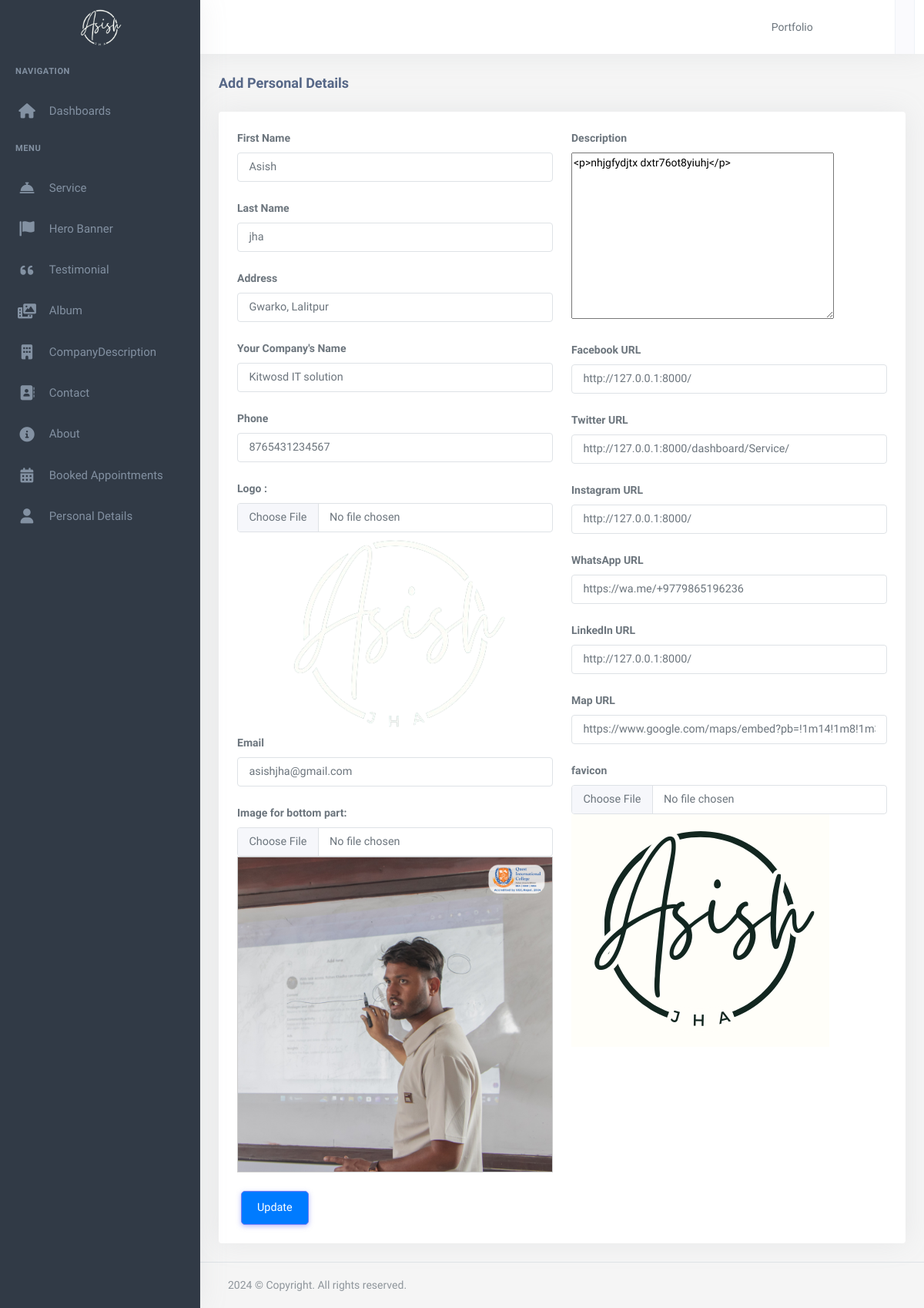
Before: /dashboard/add/personalDetails with the older database file.
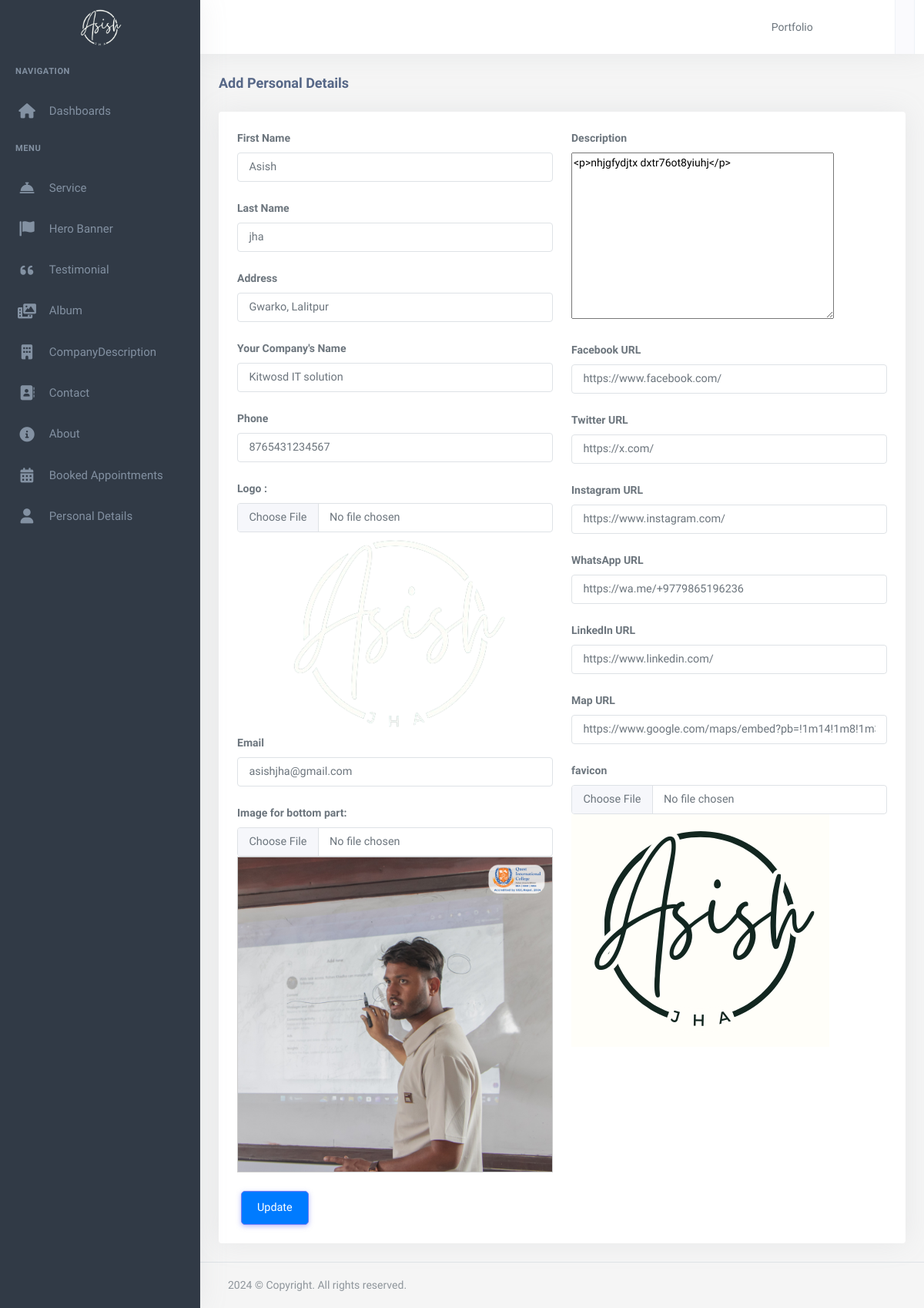
After: the same page with the newer database file.
### app/models.py (models this page shows, shortened)
class PersonalDetail(models.Model):
    firstName = models.CharField(max_length=50)
    lastName = models.CharField(max_length=50)
    email = models.EmailField()
    logo = models.FileField(upload_to="logo")
    phone = models.CharField(max_length=20)
    address = models.CharField(max_length=50)
    facebookUrl = models.URLField()
    twiterUrl = models.URLField()
    instagramUrl = models.URLField()
    whatsappUrl = models.URLField()
    linkedinUrl = models.URLField()
    description = RichTextField()
    companyName = models.CharField(max_length=200)
    image = models.FileField(upload_to="smallImage")
    favicon = models.FileField(upload_to="Favicon")
    mapUrl = models.URLField()
    class Meta:
        ordering = ['-id']

### app2/views.py (the view)
# urls.py: path('add/personalDetails',views.PersonalDetails, name='add_PersonalDetails'),
def PersonalDetails(request):
    instance = None
    try:
        if id:
            instance = PersonalDetail.objects.first()
    except Exception as e:
        messages.warning(request, 'An error occurred while retrieving the PersonalDetail.')
        return redirect('dashboard:add_PersonalDetails')
    if request.method == 'POST':
        form = PersonalDetailForm(request.POST, request.FILES, instance=instance)
        if form.is_valid():
            form.save()
            if instance:  # Edit operation
                messages.success(request, 'PersonalDetail edited successfully.')
                return redirect('dashboard:add_PersonalDetails')  # Redirect to the edited PersonalDetail's details page
            else:  # Add operation
                messages.success(request, 'PersonalDetail added successfully.')
                return redirect('dashboard:add_PersonalDetails')  # Redirect to the page for adding new PersonalDetail
        else:
            messages.warning(request, 'Form is not valid. Please correct the errors.')
    else:
        form = PersonalDetailForm(instance=instance)
    context = {'form': form, 'instance': instance}
    return render(request, 'app2/create_PersonalDetails.html', context)

### app2/forms.py
class PersonalDetailForm(forms.ModelForm):
    class Meta:
        model = PersonalDetail
        fields = '__all__'

### app/context_processor.py (called while the page is built)
def personaldetail(request):
    personaldetail= PersonalDetail.objects.first()
    return{
        'personaldetail':personaldetail
    }

### app2/templates/app2/create_PersonalDetails.html (shortened to what the changed rows need)
{% extends 'app2/base.html' %}
{% load static %}
{% block body %}
            <div class="content-page">
                <div class="content">
                    <div class="container-fluid">
                        <div class="row">
                            <div class="col-12">
                                <div class="card">
                                    <div class="card-body">
                                       <form method="post" enctype="multipart/form-data" action="{% if instance %}{% url 'dashboard:add_PersonalDetails'  %}{% else %}{% url 'dashboard:add_PersonalDetails' %}{% endif %}" >
                                       <div class="row">
                                          <div class="col-xl-6">
                                            <div class="mb-3">
                                                <label class="form-label">First Name</label>
                                                <input type="text" name="{{ form.firstName.name }}" id="{{ form.firstName.id_for_label }}" class="form-control"
                                                value="{% if instance %}{{ instance.firstName }}{% endif %}" placeholder="Enter firstName" required>
                                            </div>
                                          <div class="mb-3">
                                             <label class="form-label">Last Name</label>
                                             <input type="text" name="{{ form.lastName.name }}" id="{{ form.lastName.id_for_label }}" class="form-control"
                                             value="{% if instance %}{{ instance.lastName }}{% endif %}" placeholder="Enter lastName" required>
                                          </div>
                                          <div class="mb-3">
                                            <label class="form-label">Address</label>
                                            <input type="text" name="{{ form.address.name }}" id="{{ form.address.id_for_label }}" class="form-control"
                                            value="{% if instance %}{{ instance.address }}{% endif %}" placeholder="Enter address" required>
                                         </div>
                                         <div class="mb-3">
                                            <label class="form-label">Your Company's Name</label>
                                            <input type="text" name="{{ form.companyName.name }}" id="{{ form.companyName.id_for_label }}" class="form-control"
                                            value="{% if instance %}{{ instance.companyName }}{% endif %}" placeholder="Enter companyName" required>
                                         </div>
                                         <div class="mb-3">
                                            <label class="form-label">Phone</label>
                                            <input type="text" name="{{ form.phone.name }}" id="{{ form.phone.id_for_label }}" class="form-control"
                                            value="{% if instance %}{{ instance.phone }}{% endif %}" placeholder="Enter phone number" required>
                                         </div>
                                           <div class="mb-3">
                                            <div id="logoContainer" style="width:auto; height:auto;">
                                                <img class="img-fluid" id="logoPreview" src="{% if instance %}{{ instance.logo.url }}{% endif %}" alt="" >
                                            </div>
                                            <div class="mb-3">
                                                <label class="form-label">Email</label>
                                                <input type="email" name="{{ form.email.name }}" id="{{ form.email.id_for_label }}" class="form-control"
                                                value="{% if instance %}{{ instance.email }}{% endif %}" placeholder="Enter email" required>
                                            </div>
                                            <div class="mb-3">
                                                <div id="imageContainer" style="width:auto; height:auto;">
                                                    <img class="img-fluid" id="imagePreview" src="{% if instance %}{{ instance.image.url }}{% endif %}" alt="" >
                                                </div>
                                            </div>
                                        </div>
                                        </div>
                                        <div class="col-xl-6">
                                            <div class="mb-3">
                                                <label class="form-label">Description</label>
                                               {{form.description}}
                                             </div>
                                            <div class="mb-3">
                                                <label class="form-label">Facebook URL</label>
                                                <input type="url" name="{{ form.facebookUrl.name }}" id="{{ form.facebookUrl.id_for_label }}" class="form-control"
                                                value="{% if instance %}{{ instance.facebookUrl }}{% endif %}" placeholder="Enter facebookUrl" required>
                                             </div>
                                             <div class="mb-3">
                                                <label class="form-label">Twitter URL</label>
                                                <input type="url" name="{{ form.twiterUrl.name }}" id="{{ form.twiterUrl.id_for_label }}" class="form-control"
                                                value="{% if instance %}{{ instance.twiterUrl }}{% endif %}" placeholder="Enter twiterUrl" required>
                                             </div>
                                             <div class="mb-3">
                                                <label class="form-label">Instagram URL</label>
                                                <input type="url" name="{{ form.instagramUrl.name }}" id="{{ form.instagramUrl.id_for_label }}" class="form-control"
                                                value="{% if instance %}{{ instance.instagramUrl }}{% endif %}" placeholder="Enter instagramUrl" required>
                                             </div>
                                             <div class="mb-3">
                                                <label class="form-label">WhatsApp URL</label>
                                                <input type="url" name="{{ form.whatsappUrl.name }}" id="{{ form.whatsappUrl.id_for_label }}" class="form-control"
                                                value="{% if instance %}{{ instance.whatsappUrl }}{% endif %}" placeholder="Enter whatsappUrl" required>
                                             </div>
                                             <div class="mb-3">
                                                <label class="form-label">LinkedIn URL</label>
                                                <input type="url" name="{{ form.linkedinUrl.name }}" id="{{ form.linkedinUrl.id_for_label }}" class="form-control"
                                                value="{% if instance %}{{ instance.linkedinUrl }}{% endif %}" placeholder="Enter linkedinUrl" required>
                                             </div>
                                            <div class="mb-3">
                                                <label class="form-label">Map URL</label>
                                                <input type="url" name="{{ form.mapUrl.name }}" id="{{ form.mapUrl.id_for_label }}" class="form-control"
                                                value="{% if instance %}{{ instance.mapUrl }}{% endif %}" placeholder="Enter mapUrl" required>
                                            </div>
                                            <div class="mb-3">
                                                <div id="faviconContainer" style="width:auto; height:auto;">
                                                    <img class="img-fluid" id="faviconPreview" src="{% if instance %}{{ instance.favicon.url }}{% endif %}" alt="" >
                                                </div>
                                            </div>
                                        </div>
                                       </div>
                                       </form>
                    </div>
                </div>
        {% endblock %}

### app2/templates/app2/base.html (shortened to what the changed rows need)
{% load static %}
<!DOCTYPE html>
<html lang="en">
    <head>
        <link rel="stylesheet" href="{% static 'app2/assets/vendor/jquery-toast-plugin/jquery.toast.min.css'%}">
        <link href="{% static 'app2/assets/css/app-saas.min.css'%}" rel="stylesheet" type="text/css" id="app-style" />
        <link href="{% static 'app2/assets/css/icons.min.css'%}" rel="stylesheet" type="text/css" />
        <link rel="stylesheet" href="https://cdnjs.cloudflare.com/ajax/libs/font-awesome/6.0.0-beta3/css/all.min.css">
        <link rel="stylesheet" href="https://cdnjs.cloudflare.com/ajax/libs/font-awesome/6.0.0-beta3/css/all.min.css">
        <link rel="stylesheet" href="https://cdnjs.cloudflare.com/ajax/libs/font-awesome/6.0.0-beta3/css/all.min.css">
        <link href="{% static 'app2/assets/vendor/bootstrap-datepicker/css/bootstrap-datepicker.min.css'%}" rel="stylesheet" type="text/css" />
        <link href="{% static 'app2/assets/vendor/select2/css/select2.min.css'%}" rel="stylesheet" type="text/css" />
        <link href="{% static 'app2/assets/vendor/datatables.net-bs5/css/dataTables.bootstrap5.min.css'%}" rel="stylesheet" type="text/css" />
        <link href="{% static 'app2/assets/vendor/datatables.net-responsive-bs5/css/responsive.bootstrap5.min.css'%}" rel="stylesheet" type="text/css" />
        <link href="{% static 'app2/assets/css/app-saas.min.css'%}" rel="stylesheet" type="text/css" id="app-style" />
        <link href="{% static 'app2/assets/css/icons.min.css'%}" rel="stylesheet" type="text/css" />
        <link href="https://cdn.jsdelivr.net/npm/summernote@0.8.16/dist/summernote-lite.min.css" rel="stylesheet">
    </head>
    <link rel="stylesheet" href="https://maxcdn.bootstrapcdn.com/font-awesome/4.7.0/css/font-awesome.min.css">
    <body>
        <div class="wrapper">
            <div class="leftside-menu">
                <a href="{% url 'dashboard:index' %}" class="logo logo-light">
                    <span class="logo-lg">
                        <img src="{{personaldetail.logo.url}}" alt="logo">
                    </span>
                </a>
        </div>
  {% block body %}
  {% endblock  %}
    </div>
    </div>
                        </body>
                        </html>

Changed rows visible on the page:
changed PersonalDetail "Asish": facebookUrl "http://127.0.0.1:8000/" → "https://www.facebook.com/"; twiterUrl "http://127.0.0.1:8000/dashboard/Service/" → "https://x.com/"; instagramUrl "http://127.0.0.1:8000/" → "https://www.instagram.com/"; linkedinUrl "http://127.0.0.1:8000/" → "https://www.linkedin.com/"
